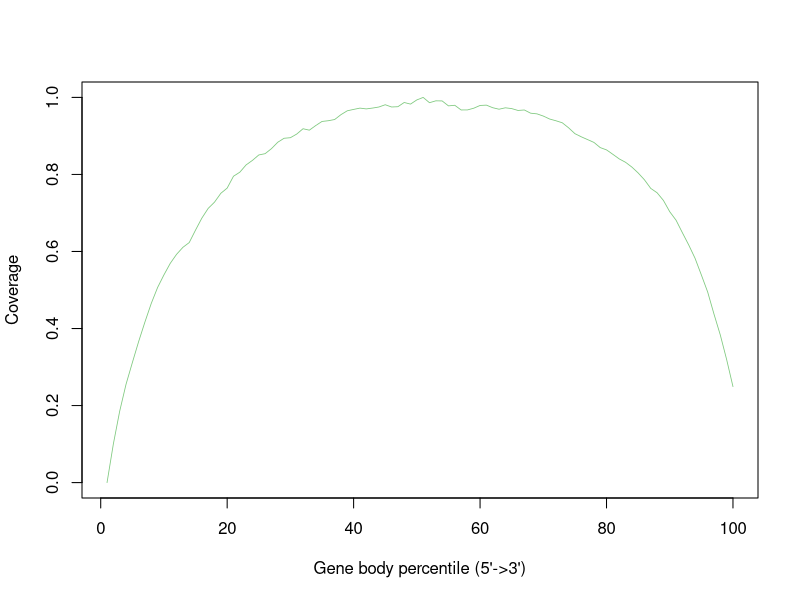

The R script that drew this image:
MI_24Hr_SRR12108299.gencode.Aligned.sortedByCoord.out <- c(0.0,0.10026590749357762,0.1853195736997722,0.2549379574426833,0.31129731956764095,0.3662036952886433,0.4172324111773545,0.46541309194900876,0.5066113342785129,0.5393207582036741,0.5692540957781979,0.5927222686733556,0.6107950414424894,0.6231823469536135,0.6556225310212787,0.6867168944791818,0.7119576577722845,0.7281616560031021,0.7510640843875721,0.7645779561097378,0.795387175245989,0.8058276986088896,0.8248547392273763,0.8365153621976638,0.8505855114875672,0.8539178754059426,0.8668815284038582,0.8835740208908923,0.8939255549900635,0.8953970966022006,0.9048261717803305,0.9186675997285638,0.9149395175948815,0.9268705164558189,0.9375719487664195,0.9394736682662014,0.9425951086956522,0.9552516540642723,0.9652729811933498,0.9688325517425234,0.9722164158305463,0.9701590597886676,0.9723398647666134,0.9750970172313509,0.9809737167369492,0.9751367783917406,0.9758585381222432,0.9868095190490039,0.982628159686879,0.9935143867238622,1.0,0.9862418811497261,0.9911059964374,0.9908893927827056,0.9780283614463671,0.9795714731472056,0.9674295507973438,0.9674833230332994,0.9719668672143861,0.9790916884785033,0.9799520442537928,0.9732502060006786,0.9693339210411517,0.9730139111046483,0.9709785183704135,0.9661231126702535,0.9673640395521302,0.9590172252920363,0.957309010106151,0.9515663625127235,0.9439034402113324,0.9393740760263681,0.9341623345935728,0.9211108283650816,0.9058959363336726,0.8977823875478649,0.8905166981726528,0.883222607968591,0.869750012117687,0.8637604666521255,0.8522982708060686,0.8404479302990645,0.83162473946973,0.8192783311521497,0.8039551372933934,0.7860342142891765,0.7636695082642625,0.7524462580582618,0.7325493947215356,0.7032204267849352,0.681166236488779,0.6487362767194997,0.6170095214725413,0.5824881246667636,0.5391291472783675,0.49479128798894867,0.4373780657748049,0.38304765886287623,0.3194369971159905,0.24922976952159373)


pdf("/athena/angsd/scratch/pes4008/project/QC/rseqc/MI_24Hr_SRR12108299.geneBodyCoverage.curves.pdf")
x=1:100
icolor = colorRampPalette(c("#7fc97f","#beaed4","#fdc086","#ffff99","#386cb0","#f0027f"))(1)
plot(x,MI_24Hr_SRR12108299.gencode.Aligned.sortedByCoord.out,type='l',xlab="Gene body percentile (5'->3')", ylab="Coverage",lwd=0.8,col=icolor[1])
dev.off()
